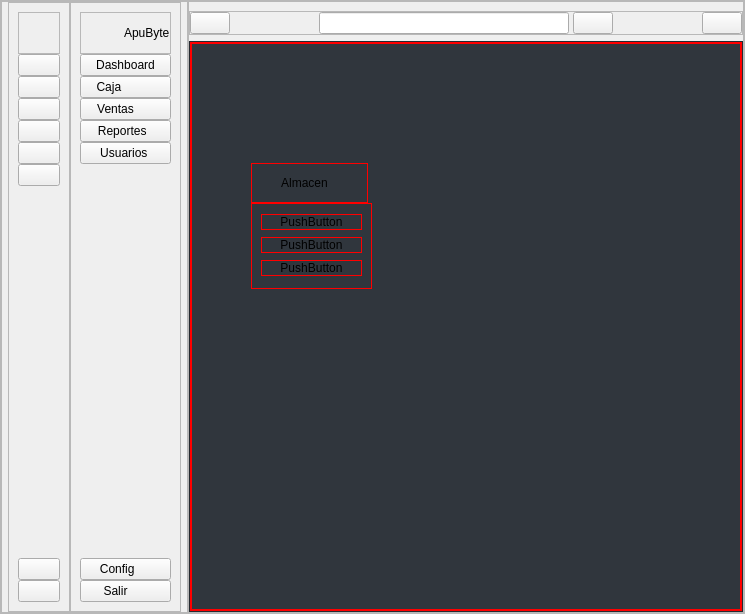
        <widget class="QFrame" name="body_main">
         <property name="frameShape">
          <enum>QFrame::Shape::StyledPanel</enum>
         </property>
         <property name="frameShadow">
          <enum>QFrame::Shadow::Raised</enum>
         </property>
         <layout class="QHBoxLayout" name="horizontalLayout_5">
          <property name="spacing">
           <number>0</number>
          </property>
          <property name="leftMargin">
           <number>0</number>
          </property>
          <property name="topMargin">
           <number>0</number>
          </property>
          <property name="rightMargin">
           <number>0</number>
          </property>
          <property name="bottomMargin">
           <number>0</number>
          </property>
          <item>
           <widget class="QFrame" name="frame_3">
            <property name="minimumSize">
             <size>
              <width>0</width>
              <height>0</height>
             </size>
            </property>
            <property name="maximumSize">
             <size>
              <width>16777215</width>
              <height>16777215</height>
             </size>
            </property>
            <property name="frameShape">
             <enum>QFrame::Shape::StyledPanel</enum>
            </property>
            <property name="frameShadow">
             <enum>QFrame::Shadow::Raised</enum>
            </property>
            <layout class="QHBoxLayout" name="horizontalLayout_11">
             <property name="spacing">
              <number>0</number>
             </property>
             <property name="leftMargin">
              <number>6</number>
             </property>
             <property name="topMargin">
              <number>0</number>
             </property>
             <property name="rightMargin">
              <number>6</number>
             </property>
             <property name="bottomMargin">
              <number>0</number>
             </property>
             <item>
              <widget class="QFrame" name="frame_icon">
               <property name="minimumSize">
                <size>
                 <width>40</width>
                 <height>0</height>
                </size>
               </property>
               <property name="maximumSize">
                <size>
                 <width>80</width>
                 <height>16777215</height>
                </size>
               </property>
               <property name="frameShape">
                <enum>QFrame::Shape::StyledPanel</enum>
               </property>
               <property name="frameShadow">
                <enum>QFrame::Shadow::Raised</enum>
               </property>
               <property name="class" stdset="0">
                <string>borde-general</string>
               </property>
               <layout class="QVBoxLayout" name="verticalLayout_3">
                <property name="spacing">
                 <number>0</number>
                </property>
                <item>
                 <widget class="QFrame" name="frame_8">
                  <property name="styleSheet">
                   <string notr="true"/>
                  </property>
                  <property name="frameShape">
                   <enum>QFrame::Shape::StyledPanel</enum>
                  </property>
                  <property name="frameShadow">
                   <enum>QFrame::Shadow::Raised</enum>
                  </property>
                  <layout class="QHBoxLayout" name="horizontalLayout_6">
                   <property name="leftMargin">
                    <number>0</number>
                   </property>
                   <property name="topMargin">
                    <number>0</number>
                   </property>
                   <property name="rightMargin">
                    <number>0</number>
                   </property>
                   <property name="bottomMargin">
                    <number>0</number>
                   </property>
                   <item alignment="Qt::AlignmentFlag::AlignHCenter|Qt::AlignmentFlag::AlignVCenter">
                    <widget class="QLabel" name="label_3">
                     <property name="minimumSize">
                      <size>
                       <width>40</width>
                       <height>40</height>
                      </size>
                     </property>
                     <property name="maximumSize">
                      <size>
                       <width>40</width>
                       <height>40</height>
                      </size>
                     </property>
                     <property name="styleSheet">
                      <string notr="true"/>
                     </property>
                     <property name="text">
                      <string/>
                     </property>
                     <property name="pixmap">
                      <pixmap resource="../resources/resources.qrc">:/images/images/apubyte.png</pixmap>
                     </property>
                     <property name="scaledContents">
                      <bool>true</bool>
                     </property>
                    </widget>
                   </item>
                  </layout>
                 </widget>
                </item>
                <item>
                 <widget class="QPushButton" name="pushButton">
                  <property name="text">
                   <string/>
                  </property>
                  <property name="icon">
                   <iconset resource="../resources/resources.qrc">
                    <normaloff>:/icons/icons/dashboard.svg</normaloff>:/icons/icons/dashboard.svg</iconset>
                  </property>
                  <property name="iconSize">
                   <size>
                    <width>24</width>
                    <height>24</height>
                   </size>
                  </property>
                  <property name="class" stdset="0">
                   <string>button-menu</string>
                  </property>
                 </widget>
                </item>
                <item>
                 <widget class="QPushButton" name="pushButton_2">
                  <property name="text">
                   <string/>
                  </property>
                  <property name="icon">
                   <iconset resource="../resources/resources.qrc">
                    <normaloff>:/icons/icons/package.svg</normaloff>:/icons/icons/package.svg</iconset>
                  </property>
                  <property name="iconSize">
                   <size>
                    <width>24</width>
                    <height>24</height>
                   </size>
                  </property>
                  <property name="class" stdset="0">
                   <string>button-menu</string>
                  </property>
                 </widget>
                </item>
                <item>
                 <widget class="QPushButton" name="pushButton_3">
                  <property name="text">
                   <string/>
                  </property>
                  <property name="icon">
                   <iconset resource="../resources/resources.qrc">
                    <normaloff>:/icons/icons/economic.svg</normaloff>:/icons/icons/economic.svg</iconset>
                  </property>
                  <property name="iconSize">
                   <size>
                    <width>24</width>
                    <height>24</height>
                   </size>
                  </property>
                  <property name="class" stdset="0">
                   <string>button-menu</string>
                  </property>
                 </widget>
                </item>
                <item>
                 <widget class="QPushButton" name="pushButton_4">
                  <property name="text">
                   <string/>
                  </property>
                  <property name="icon">
                   <iconset resource="../resources/resources.qrc">
                    <normaloff>:/icons/icons/pos.svg</normaloff>:/icons/icons/pos.svg</iconset>
                  </property>
                  <property name="iconSize">
                   <size>
                    <width>24</width>
                    <height>24</height>
                   </size>
                  </property>
                  <property name="class" stdset="0">
                   <string>button-menu</string>
                  </property>
                 </widget>
                </item>
                <item>
                 <widget class="QPushButton" name="pushButton_5">
                  <property name="styleSheet">
                   <string notr="true"/>
                  </property>
                  <property name="text">
                   <string/>
                  </property>
                  <property name="icon">
                   <iconset resource="../resources/resources.qrc">
                    <normaloff>:/icons/icons/statistics.svg</normaloff>:/icons/icons/statistics.svg</iconset>
                  </property>
                  <property name="iconSize">
                   <size>
                    <width>24</width>
                    <height>24</height>
                   </size>
                  </property>
                  <property name="class" stdset="0">
                   <string>button-menu</string>
                  </property>
                 </widget>
                </item>
                <item>
                 <widget class="QPushButton" name="pushButton_6">
                  <property name="text">
                   <string/>
                  </property>
                  <property name="icon">
                   <iconset resource="../resources/resources.qrc">
                    <normaloff>:/icons/icons/users.svg</normaloff>:/icons/icons/users.svg</iconset>
                  </property>
                  <property name="iconSize">
                   <size>
                    <width>24</width>
                    <height>24</height>
                   </size>
                  </property>
                  <property name="class" stdset="0">
                   <string>button-menu</string>
                  </property>
                 </widget>
                </item>
                <item>
                 <spacer name="verticalSpacer">
                  <property name="orientation">
                   <enum>Qt::Orientation::Vertical</enum>
                  </property>
                  <property name="sizeHint" stdset="0">
                   <size>
                    <width>18</width>
                    <height>372</height>
                   </size>
                  </property>
                 </spacer>
                </item>
                <item>
                 <widget class="QPushButton" name="settingButton">
                  <property name="styleSheet">
                   <string notr="true"/>
                  </property>
                  <property name="text">
                   <string/>
                  </property>
                  <property name="icon">
                   <iconset resource="../resources/resources.qrc">
                    <normaloff>:/icons/icons/settings.svg</normaloff>:/icons/icons/settings.svg</iconset>
                  </property>
                  <property name="iconSize">
                   <size>
                    <width>24</width>
                    <height>24</height>
                   </size>
                  </property>
                  <property name="class" stdset="0">
                   <string>button-menu</string>
                  </property>
                 </widget>
                </item>
                <item>
                 <widget class="QPushButton" name="exitMenu">
                  <property name="text">
                   <string/>
                  </property>
                  <property name="icon">
                   <iconset resource="../resources/resources.qrc">
                    <normaloff>:/icons/icons/exit.svg</normaloff>:/icons/icons/exit.svg</iconset>
                  </property>
                  <property name="iconSize">
                   <size>
                    <width>24</width>
                    <height>24</height>
                   </size>
                  </property>
                  <property name="class" stdset="0">
                   <string>button-menu</string>
                  </property>
                 </widget>
                </item>
               </layout>
              </widget>
             </item>
             <item>
              <widget class="QFrame" name="frame_menu">
               <property name="minimumSize">
                <size>
                 <width>70</width>
                 <height>0</height>
                </size>
               </property>
               <property name="maximumSize">
                <size>
                 <width>140</width>
                 <height>16777215</height>
                </size>
               </property>
               <property name="frameShape">
                <enum>QFrame::Shape::StyledPanel</enum>
               </property>
               <property name="frameShadow">
                <enum>QFrame::Shadow::Raised</enum>
               </property>
               <property name="class" stdset="0">
                <string>borde-general</string>
               </property>
               <layout class="QVBoxLayout" name="verticalLayout_4">
                <property name="spacing">
                 <number>0</number>
                </property>
                <item>
                 <widget class="QFrame" name="frame_7">
                  <property name="frameShape">
                   <enum>QFrame::Shape::StyledPanel</enum>
                  </property>
                  <property name="frameShadow">
                   <enum>QFrame::Shadow::Raised</enum>
                  </property>
                  <layout class="QHBoxLayout" name="horizontalLayout_7">
                   <property name="spacing">
                    <number>3</number>
                   </property>
                   <property name="leftMargin">
                    <number>0</number>
                   </property>
                   <property name="topMargin">
                    <number>0</number>
                   </property>
                   <property name="rightMargin">
                    <number>0</number>
                   </property>
                   <property name="bottomMargin">
                    <number>0</number>
                   </property>
                   <item>
                    <widget class="QLabel" name="label_4">
                     <property name="minimumSize">
                      <size>
                       <width>40</width>
                       <height>40</height>
                      </size>
                     </property>
                     <property name="maximumSize">
                      <size>
                       <width>40</width>
                       <height>40</height>
                      </size>
                     </property>
                     <property name="text">
                      <string/>
                     </property>
                     <property name="pixmap">
                      <pixmap resource="../resources/resources.qrc">:/images/images/apubyte.png</pixmap>
                     </property>
                     <property name="scaledContents">
                      <bool>true</bool>
                     </property>
                    </widget>
                   </item>
                   <item>
                    <widget class="QLabel" name="label_5">
                     <property name="text">
                      <string>ApuByte</string>
                     </property>
                     <property name="class" stdset="0">
                      <string>label-hint-bold</string>
                     </property>
                    </widget>
                   </item>
                  </layout>
                 </widget>
                </item>
                <item alignment="Qt::AlignmentFlag::AlignVCenter">
                 <widget class="QPushButton" name="pushButton_7">
                  <property name="minimumSize">
                   <size>
                    <width>60</width>
                    <height>0</height>
                   </size>
                  </property>
                  <property name="maximumSize">
                   <size>
                    <width>120</width>
                    <height>16777215</height>
                   </size>
                  </property>
                  <property name="text">
                   <string>Dashboard</string>
                  </property>
                  <property name="icon">
                   <iconset resource="../resources/resources.qrc">
                    <normaloff>:/icons/icons/dashboard.svg</normaloff>:/icons/icons/dashboard.svg</iconset>
                  </property>
                  <property name="iconSize">
                   <size>
                    <width>24</width>
                    <height>24</height>
                   </size>
                  </property>
                  <property name="class" stdset="0">
                   <string>button-menu</string>
                  </property>
                 </widget>
                </item>
                <item alignment="Qt::AlignmentFlag::AlignVCenter">
                 <widget class="QPushButton" name="pushButton_9">
                  <property name="minimumSize">
                   <size>
                    <width>60</width>
                    <height>0</height>
                   </size>
                  </property>
                  <property name="maximumSize">
                   <size>
                    <width>120</width>
                    <height>16777215</height>
                   </size>
                  </property>
                  <property name="text">
                   <string>Caja          </string>
                  </property>
                  <property name="icon">
                   <iconset resource="../resources/resources.qrc">
                    <normaloff>:/icons/icons/economic.svg</normaloff>:/icons/icons/economic.svg</iconset>
                  </property>
                  <property name="iconSize">
                   <size>
                    <width>24</width>
                    <height>24</height>
                   </size>
                  </property>
                  <property name="class" stdset="0">
                   <string>button-menu</string>
                  </property>
                 </widget>
                </item>
                <item alignment="Qt::AlignmentFlag::AlignVCenter">
                 <widget class="QPushButton" name="pushButton_10">
                  <property name="text">
                   <string>Ventas      </string>
                  </property>
                  <property name="icon">
                   <iconset resource="../resources/resources.qrc">
                    <normaloff>:/icons/icons/pos.svg</normaloff>:/icons/icons/pos.svg</iconset>
                  </property>
                  <property name="iconSize">
                   <size>
                    <width>24</width>
                    <height>24</height>
                   </size>
                  </property>
                  <property name="class" stdset="0">
                   <string>button-menu</string>
                  </property>
                 </widget>
                </item>
                <item>
                 <widget class="QPushButton" name="pushButton_11">
                  <property name="text">
                   <string>Reportes  </string>
                  </property>
                  <property name="icon">
                   <iconset resource="../resources/resources.qrc">
                    <normaloff>:/icons/icons/statistics.svg</normaloff>:/icons/icons/statistics.svg</iconset>
                  </property>
                  <property name="iconSize">
                   <size>
                    <width>24</width>
                    <height>24</height>
                   </size>
                  </property>
                  <property name="class" stdset="0">
                   <string>button-menu</string>
                  </property>
                 </widget>
                </item>
                <item>
                 <widget class="QPushButton" name="pushButton_14">
                  <property name="text">
                   <string>Usuarios </string>
                  </property>
                  <property name="icon">
                   <iconset resource="../resources/resources.qrc">
                    <normaloff>:/icons/icons/users.svg</normaloff>:/icons/icons/users.svg</iconset>
                  </property>
                  <property name="iconSize">
                   <size>
                    <width>24</width>
                    <height>24</height>
                   </size>
                  </property>
                  <property name="class" stdset="0">
                   <string>button-menu</string>
                  </property>
                 </widget>
                </item>
                <item>
                 <spacer name="verticalSpacer_2">
                  <property name="orientation">
                   <enum>Qt::Orientation::Vertical</enum>
                  </property>
                  <property name="sizeHint" stdset="0">
                   <size>
                    <width>28</width>
                    <height>372</height>
                   </size>
                  </property>
                 </spacer>
                </item>
                <item>
                 <widget class="QPushButton" name="pushButton_16">
                  <property name="text">
                   <string>Config     </string>
                  </property>
                  <property name="icon">
                   <iconset resource="../resources/resources.qrc">
                    <normaloff>:/icons/icons/settings.svg</normaloff>:/icons/icons/settings.svg</iconset>
                  </property>
                  <property name="iconSize">
                   <size>
                    <width>24</width>
                    <height>24</height>
                   </size>
                  </property>
                  <property name="class" stdset="0">
                   <string>button-menu</string>
                  </property>
                 </widget>
                </item>
                <item>
                 <widget class="QPushButton" name="pushButton_12">
                  <property name="text">
                   <string>Salir      </string>
                  </property>
                  <property name="icon">
                   <iconset resource="../resources/resources.qrc">
                    <normaloff>:/icons/icons/exit.svg</normaloff>:/icons/icons/exit.svg</iconset>
                  </property>
                  <property name="iconSize">
                   <size>
                    <width>24</width>
                    <height>24</height>
                   </size>
                  </property>
                  <property name="class" stdset="0">
                   <string>button-menu</string>
                  </property>
                 </widget>
                </item>
               </layout>
              </widget>
             </item>
            </layout>
           </widget>
          </item>
          <item>
           <widget class="QFrame" name="frame_6">
            <property name="frameShape">
             <enum>QFrame::Shape::StyledPanel</enum>
            </property>
            <property name="frameShadow">
             <enum>QFrame::Shadow::Raised</enum>
            </property>
            <layout class="QVBoxLayout" name="verticalLayout_5">
             <property name="leftMargin">
              <number>0</number>
             </property>
             <property name="topMargin">
              <number>9</number>
             </property>
             <property name="rightMargin">
              <number>0</number>
             </property>
             <property name="bottomMargin">
              <number>0</number>
             </property>
             <item>
              <widget class="QFrame" name="frame_2">
               <property name="maximumSize">
                <size>
                 <width>16777215</width>
                 <height>60</height>
                </size>
               </property>
               <property name="frameShape">
                <enum>QFrame::Shape::StyledPanel</enum>
               </property>
               <property name="frameShadow">
                <enum>QFrame::Shadow::Raised</enum>
               </property>
               <layout class="QHBoxLayout" name="horizontalLayout_9">
                <property name="spacing">
                 <number>0</number>
                </property>
                <property name="leftMargin">
                 <number>0</number>
                </property>
                <property name="topMargin">
                 <number>0</number>
                </property>
                <property name="rightMargin">
                 <number>0</number>
                </property>
                <property name="bottomMargin">
                 <number>0</number>
                </property>
                <item>
                 <widget class="QPushButton" name="pushButton_13">
                  <property name="cursor">
                   <cursorShape>PointingHandCursor</cursorShape>
                  </property>
                  <property name="text">
                   <string/>
                  </property>
                  <property name="icon">
                   <iconset resource="../resources/resources.qrc">
                    <normaloff>:/icons/icons/menu.svg</normaloff>:/icons/icons/menu.svg</iconset>
                  </property>
                  <property name="iconSize">
                   <size>
                    <width>18</width>
                    <height>18</height>
                   </size>
                  </property>
                  <property name="class" stdset="0">
                   <string>buttons</string>
                  </property>
                 </widget>
                </item>
                <item>
                 <spacer name="horizontalSpacer">
                  <property name="orientation">
                   <enum>Qt::Orientation::Horizontal</enum>
                  </property>
                  <property name="sizeHint" stdset="0">
                   <size>
                    <width>89</width>
                    <height>20</height>
                   </size>
                  </property>
                 </spacer>
                </item>
                <item>
                 <layout class="QHBoxLayout" name="horizontalLayout_8">
                  <property name="spacing">
                   <number>4</number>
                  </property>
                  <item>
                   <widget class="QLineEdit" name="lineEditSearch">
                    <property name="minimumSize">
                     <size>
                      <width>250</width>
                      <height>0</height>
                     </size>
                    </property>
                    <property name="maximumSize">
                     <size>
                      <width>500</width>
                      <height>16777215</height>
                     </size>
                    </property>
                    <property name="class" stdset="0">
                     <string>main-field</string>
                    </property>
                   </widget>
                  </item>
                  <item>
                   <widget class="QPushButton" name="buttonSearch">
                    <property name="cursor">
                     <cursorShape>PointingHandCursor</cursorShape>
                    </property>
                    <property name="text">
                     <string/>
                    </property>
                    <property name="icon">
                     <iconset resource="../resources/resources.qrc">
                      <normaloff>:/icons/icons/search.svg</normaloff>:/icons/icons/search.svg</iconset>
                    </property>
                    <property name="iconSize">
                     <size>
                      <width>18</width>
                      <height>18</height>
                     </size>
                    </property>
                    <property name="class" stdset="0">
                     <string>secondary-button</string>
                    </property>
                   </widget>
                  </item>
                 </layout>
                </item>
                <item>
                 <spacer name="horizontalSpacer_2">
                  <property name="orientation">
                   <enum>Qt::Orientation::Horizontal</enum>
                  </property>
                  <property name="sizeHint" stdset="0">
                   <size>
                    <width>89</width>
                    <height>20</height>
                   </size>
                  </property>
                 </spacer>
                </item>
                <item>
                 <widget class="QPushButton" name="pushButton_15">
                  <property name="cursor">
                   <cursorShape>PointingHandCursor</cursorShape>
                  </property>
                  <property name="text">
                   <string/>
                  </property>
                  <property name="icon">
                   <iconset resource="../resources/resources.qrc">
                    <normaloff>:/icons/icons/user.svg</normaloff>:/icons/icons/user.svg</iconset>
                  </property>
                  <property name="iconSize">
                   <size>
                    <width>18</width>
                    <height>18</height>
                   </size>
                  </property>
                  <property name="class" stdset="0">
                   <string>buttons-circle</string>
                  </property>
                 </widget>
                </item>
               </layout>
              </widget>
             </item>
             <item>
              <widget class="QFrame" name="mainView">
               <property name="cursor">
                <cursorShape>ArrowCursor</cursorShape>
               </property>
               <property name="styleSheet">
                <string notr="true">background-color:#30363D;
</string>
               </property>
               <property name="frameShape">
                <enum>QFrame::Shape::StyledPanel</enum>
               </property>
               <property name="frameShadow">
                <enum>QFrame::Shadow::Raised</enum>
               </property>
               <property name="class" stdset="0">
                <string>second-background</string>
               </property>
               <layout class="QHBoxLayout" name="horizontalLayout_10">
                <property name="spacing">
                 <number>0</number>
                </property>
                <property name="leftMargin">
                 <number>0</number>
                </property>
                <property name="topMargin">
                 <number>0</number>
                </property>
                <property name="rightMargin">
                 <number>0</number>
                </property>
                <property name="bottomMargin">
                 <number>0</number>
                </property>
                <item>
                 <widget class="QStackedWidget" name="stackedWidget">
                  <property name="styleSheet">
                   <string notr="true">border: 1px solid red;</string>
                  </property>
                  <property name="currentIndex">
                   <number>1</number>
                  </property>
                  <widget class="QWidget" name="page_3"/>
                  <widget class="QWidget" name="page_4">
                   <widget class="QPushButton" name="pushButton_8">
                    <property name="geometry">
                     <rect>
                      <x>60</x>
                      <y>120</y>
                      <width>117</width>
                      <height>40</height>
                     </rect>
                    </property>
                    <property name="minimumSize">
                     <size>
                      <width>60</width>
                      <height>0</height>
                     </size>
                    </property>
                    <property name="maximumSize">
                     <size>
                      <width>120</width>
                      <height>16777215</height>
                     </size>
                    </property>
                    <property name="text">
                     <string>Almacen   </string>
                    </property>
                    <property name="icon">
                     <iconset resource="../resources/resources.qrc">
                      <normaloff>:/icons/icons/package.svg</normaloff>:/icons/icons/package.svg</iconset>
                    </property>
                    <property name="iconSize">
                     <size>
                      <width>24</width>
                      <height>24</height>
                     </size>
                    </property>
                    <property name="class" stdset="0">
                     <string>button-menu</string>
                    </property>
                   </widget>
                   <widget class="QFrame" name="frame_4">
                    <property name="geometry">
                     <rect>
                      <x>60</x>
                      <y>160</y>
                      <width>121</width>
                      <height>86</height>
                     </rect>
                    </property>
                    <property name="frameShape">
                     <enum>QFrame::Shape::StyledPanel</enum>
                    </property>
                    <property name="frameShadow">
                     <enum>QFrame::Shadow::Raised</enum>
                    </property>
                    <layout class="QVBoxLayout" name="verticalLayout_6">
                     <item>
                      <widget class="QPushButton" name="pushButton_17">
                       <property name="text">
                        <string>PushButton</string>
                       </property>
                      </widget>
                     </item>
                     <item>
                      <widget class="QPushButton" name="pushButton_18">
                       <property name="text">
                        <string>PushButton</string>
                       </property>
                      </widget>
                     </item>
                     <item>
                      <widget class="QPushButton" name="pushButton_19">
                       <property name="text">
                        <string>PushButton</string>
                       </property>
                      </widget>
                     </item>
                    </layout>
                   </widget>
                  </widget>
                 </widget>
                </item>
               </layout>
              </widget>
             </item>
            </layout>
           </widget>
          </item>
         </layout>
        </widget>
